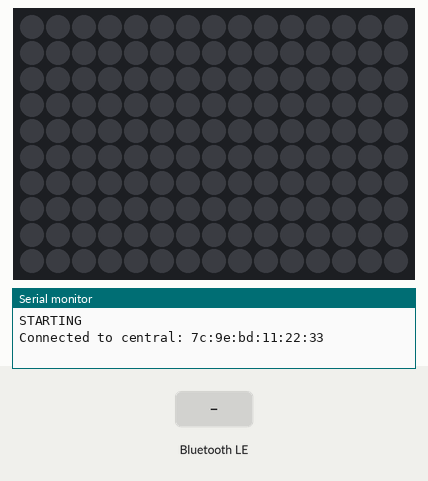
Bench run of a sketch on a simulated Arduino Nano 33 IoT. Parts: 15×10 RGB LED matrix (first LED top left, wired row by row), the last lines printed to the serial monitor. The inputs (shaded band) are chosen by the test bench. Dim RGB values are drawn brighter than linear; nothing arrives over Bluetooth unless stated; a phone connects over Bluetooth LE 3 s after start.

Above: at 3.8 s.
3.9 s: Bluetooth LE write "Red" received
At 5.1 s:
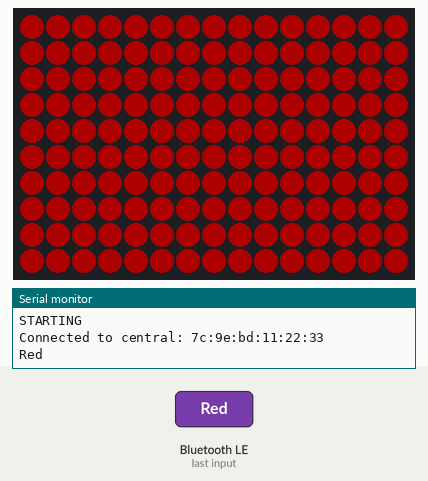
5.4 s: Bluetooth LE write "Green" received
At 6.3 s:
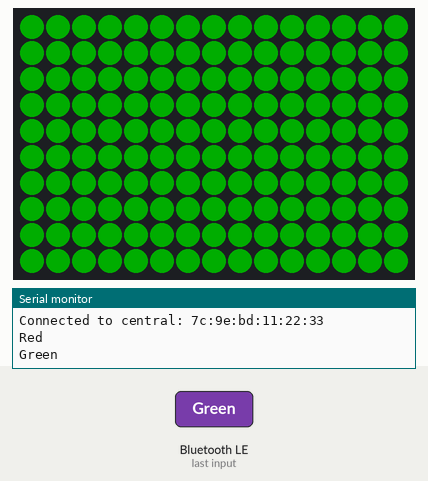
6.9 s: Bluetooth LE write "Blue" received
At 7.4 s:
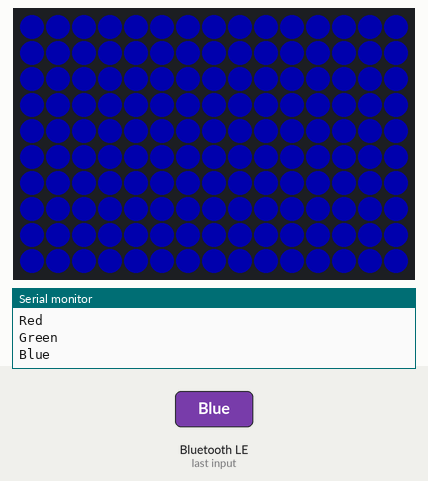
8.4 s: Bluetooth LE write "White" received
At 9.6 s:
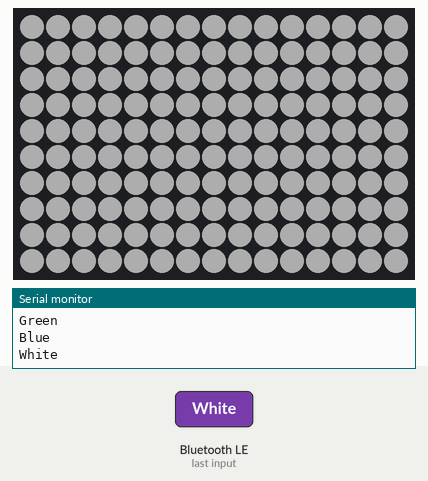
9.9 s: Bluetooth LE write "Yellow" received
At 10.9 s:
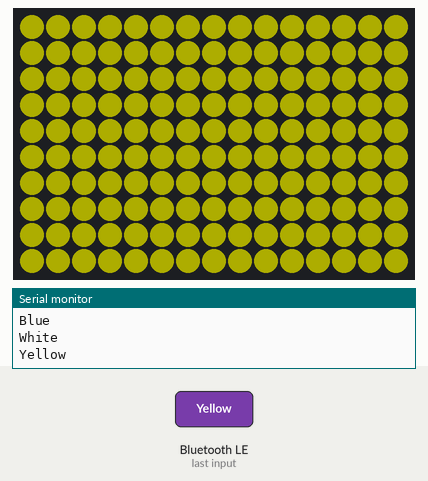
11.4 s: Bluetooth LE write "Orange" received
Timing chart, 0 to 13.9 s (numbered marks = the images above; inputs shaded):
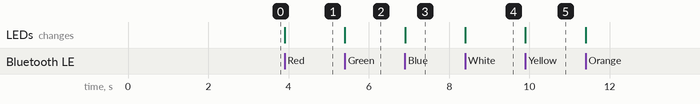

The sketch:

chromaMatrix.ino
```cpp
#include <Adafruit_NeoPixel.h>
#include <ArduinoBLE.h>

#define PIN            6
#define ROWS           10
#define COLUMNS        15
#define NUMPIXELS      ROWS * COLUMNS

Adafruit_NeoPixel strip = Adafruit_NeoPixel(NUMPIXELS, PIN, NEO_GRB + NEO_KHZ800);

BLEService ledService("19B10000-E8F2-537E-4F6C-D104768A1214");
BLEStringCharacteristic labelCharacteristic("19B10001-E8F2-537E-4F6C-D104768A1214", BLERead | BLEWrite, 20);

void setup() {
  Serial.begin(9600);
  while(!Serial);
  Serial.println("STARTING");
  if (!BLE.begin()) {
    Serial.println("starting BLE failed!");
    while (1);
  }
  BLE.setLocalName("RSWM_ChromaMatrix");
  BLE.setAdvertisedService(ledService);
  ledService.addCharacteristic(labelCharacteristic);
  BLE.addService(ledService);
  BLE.advertise();
  strip.begin();
  strip.setBrightness(50);
  strip.show();
}

void loop() {
  BLEDevice central = BLE.central();
  if (central) {
    Serial.print("Connected to central: ");
    Serial.println(central.address());
    while (central.connected()) {
      if (labelCharacteristic.written()) {
        String label = labelCharacteristic.value();
        Serial.println(label);
        fillMatrixWithColor(label);
      }
    }
    Serial.print("Disconnected from central: ");
    Serial.println(central.address());
  }
}

void fillMatrixWithColor(String label) {
  uint32_t color;
  if (label == "Red") {
    color = strip.Color(255, 0, 0);
  } else if (label == "Green") {
    color = strip.Color(0, 255, 0);
  } else if (label == "Blue") {
    color = strip.Color(0, 0, 255);
  } else if (label == "White") {
    color = strip.Color(255, 255, 255);
  } else if (label == "Yellow") {
    color = strip.Color(255, 255, 0);
  } else if (label == "Orange") {
    color = strip.Color(255, 165, 0);
  } else {
    return;
  }
  for (int i = 0; i < NUMPIXELS; i++) {
    strip.setPixelColor(i, color);
  }
  strip.show();
}
```

Measured:
- after the input at 3.9 s, the LEDs: change at once (image 1)
- after the input at 5.4 s, the LEDs: change at once (image 2)
- after the input at 6.9 s, the LEDs: change at once (image 3)
- after the input at 8.4 s, the LEDs: change at once (image 4)
- after the input at 9.9 s, the LEDs: change at once (image 5)
